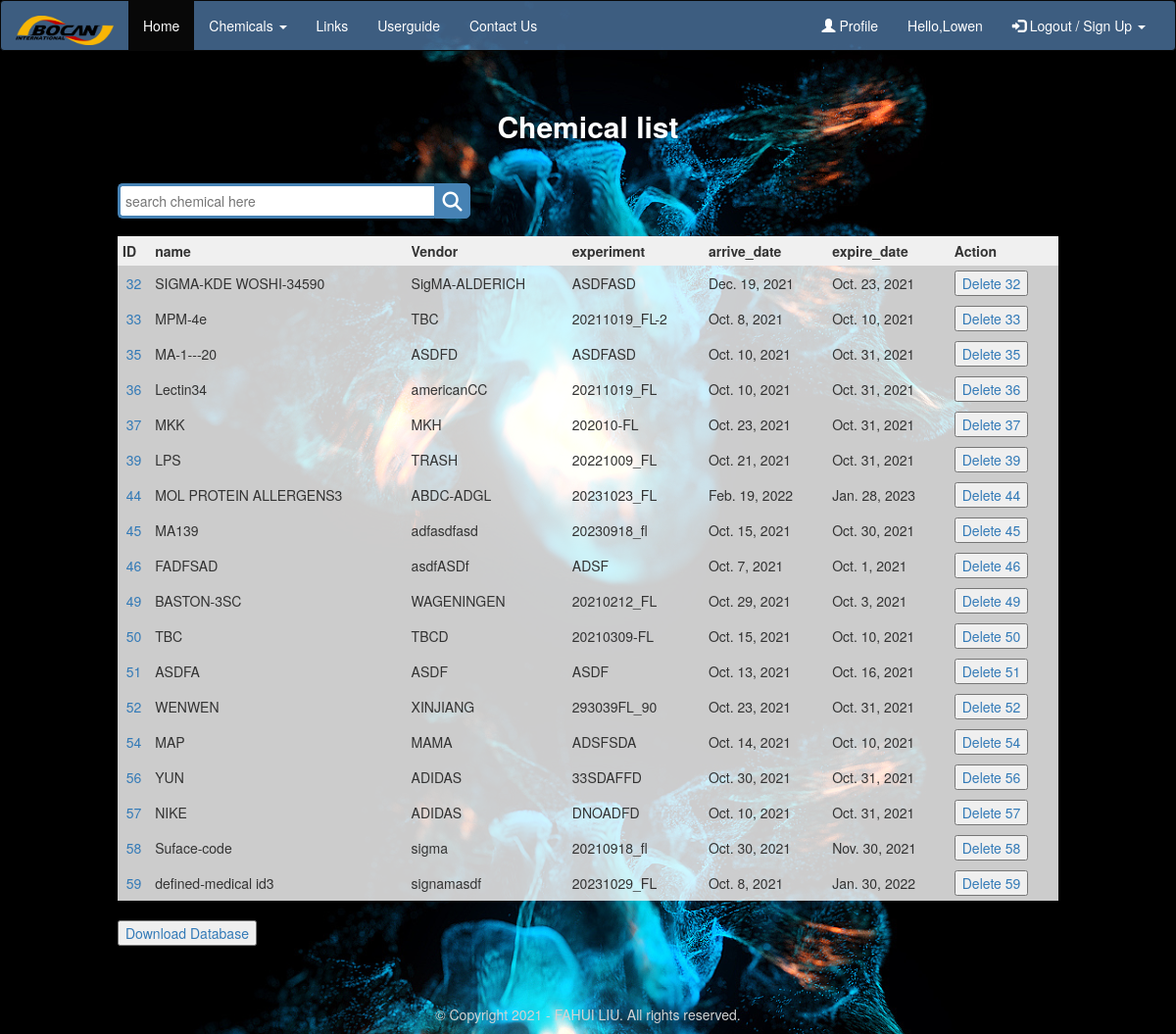
Page /home/ (signed in) on the committed database.
### chemicals/models.py (models this page shows, shortened)
class User(AbstractUser):
    def __str__(self):
        return self.username

class chemicals(models.Model):
    name = models.CharField(max_length=20)
    vender = models.CharField(max_length=20)
    experiment = models.CharField(max_length=15)
    arrive_date = models.DateField()
    expire_date = models.DateField()

### chemicals/views.py (the view)
# urls.py: path('home/', views.home_page,name='home'),
@login_required(login_url='login')
def home_page(request):
    chemical = chemicals.objects.all()
    context = {'chemical':chemical}
    return render(request,'chemicals/home_page.html',context)

### chemicals/templates/chemicals/home_page.html (shortened to what this page needs)
<!DOCTYPE html>
<html lang="en">
<head>
    <link rel="stylesheet" href="https://maxcdn.bootstrapcdn.com/bootstrap/3.3.7/css/bootstrap.min.css">
    <link rel="stylesheet" href="/static/css/searchbar.css">
</head>
<body>
<div class="navbar navbar-inverse" style = 'background-color: rgba(122,186,255,0.5);position: sticky;top: 0'>
        <div class="container-fluid">
            <div class="row">
                <div class="col-lg-12">
                    <div class="navbar-header">
                        <a href="/start/" class="navbar-brand">
                            <image src="/static/images/keilogo.png" width="100" height="30"></image>
                        </a>
                    </div>
                    <div class="navbar-collapse collapse" id="mobile_menu">
                        <ul class="nav navbar-nav" >
                            <li class="active"><a href="/start/">Home</a></li>
                            <li><a href="#" class="dropdown-toggle" data-toggle="dropdown" style="color: #fefefe" onMouseOver="this.style.color='skyblue'"
                                   onMouseOut="this.style.color='#fefefe'">Chemicals <span class="caret"></span></a>
                            </li>
                            <li><a href="https://ke-instruments.com/"
                                   style="color: #fefefe" onMouseOver="this.style.color='skyblue'"
                                   onMouseOut="this.style.color='#fefefe'" target="_blank">Links</a></li>
                            <li><a href="#" style="color: #fefefe" onMouseOver="this.style.color='skyblue'"
                                   onMouseOut="this.style.color='#fefefe'">Userguide</a></li>
                            <li><a href="#" style="color: #fefefe" onMouseOver="this.style.color='skyblue'"
                                   onMouseOut="this.style.color='#fefefe'">Contact Us</a></li>
                        </ul>
                        <ul class="nav navbar-nav navbar-right">
                            <li><a href="#" style="color: #fefefe" onMouseOver="this.style.color='skyblue'"
                                   onMouseOut="this.style.color='#fefefe'"><span class="glyphicon glyphicon-user"></span> Profile</a></li>
                            <li><a href="#" style="color: #fefefe" onMouseOver="this.style.color='skyblue'"
                                   onMouseOut="this.style.color='#fefefe'">Hello,{{request.user}}</a></li>
                            <li><a href="#" class="dropdown-toggle" data-toggle="dropdown" style="color: #fefefe" onMouseOver="this.style.color='skyblue'"
                                   onMouseOut="this.style.color='#fefefe'"><span class="glyphicon glyphicon-log-in"></span> Logout / Sign Up <span class="caret"></span></a>
                            </li>
                        </ul>
                    </div>
                </div>
            </div>
        </div>
    </div>
<h3 align="center" style="color: white;padding-top: 40px;font-size: 30px;padding-bottom: 50px">
    <strong>  Chemical list  </strong></h3>
<form class="wrap" method="post" action="/searched/">
   <div class="search">
      <input type="search" class="searchTerm" placeholder="search chemical here" name="searched" >
      <button type="submit" class="searchButton">
        <i class="fas fa-search"></i>
     </button>
   </div>
</form>
<table class="demo">
	<thead>
	<tr>
		<th>ID</th>
		<th>name</th>
		<th>Vendor</th>
		<th>experiment</th>
		<th>arrive_date</th>
		<th>expire_date</th>
		<th>Action</th>
	</tr>
	</thead>
	<tbody>
	{% for chemical in chemical %}
	<tr>
		<td style="text-align:center">
			<a href="/detail/{{chemical.id}}" >{{chemical.id}} </a></td>
		<td>{{chemical.name}}</td>
		<td>{{chemical.vender}}</td>
		<td>{{chemical.experiment}}</td>
		<td>{{chemical.arrive_date}}</td>
		<td>{{chemical.expire_date}}</td>
		<td><button>
			<a href="/delete/{{chemical.id}}" style="text-decoration: none"
			   onclick="return confirm('Are you sure to DELETE this item?')" >
				Delete {{chemical.id}}
			</a></button>
        </td>
	</tr>
	{% endfor %}
	</tbody>
</table>
 <br>
    <div class="buttondownload">
          <button> <a href="/downloadcsv/">Download Database</a></button>
    </div>
    <br>
<br>
<br>
</body>
    <div class="row">
		<div class="col-md-12 copy">
			<p class="text-center" style="color: lightgrey">&copy; Copyright 2021 - FAHUI LIU.  All rights reserved.</p>
		</div>
	</div>
</html>

### chemicals/static/css/searchbar.css (style rules this page uses)
.search { width: 100%; position: relative; display: flex; }
.searchTerm { width: 100%; border: 3px solid steelblue; border-right: none; padding: 5px; height: 36px; border-radius: 5px 0 0 5px; outline: none; color: #9DBFAF; }
.searchButton { width: 40px; height: 36px; border: 1px solid steelblue; background: steelblue; text-align: center; color: #fff; border-radius: 0 5px 5px 0; cursor: pointer; font-size: 20px; }
.wrap { width: 30%; position: relative; top: 20%; left: 25%; transform: translate(-50%, -50%); }

### chemicals/templates/chemicals/home_page.html (style rules this page uses)
.demo { background-color: rgba(255,255,255,0.8); width: 80%; padding:5px; margin-left: auto; margin-right: auto; }
.demo th { padding:5px; background:#F0F0F0; }
.demo td { padding:5px; }
body { background-image: url('/static/images/bg-enterchemical.png'); background-repeat: repeat-y; background-size: 100%; }
.buttondownload { padding-left: 10%; }

### rows in the picture
User: user "Lowen"
chemicals: id "32", name "SIGMA-KDE WOSHI-34590", vender "SigMA-ALDERICH", experiment "ASDFASD", arrive_date "Dec. 19, 2021", expire_date "Oct. 23, 2021"
chemicals: id "33", name "MPM-4e", vender "TBC", experiment "20211019_FL-2", arrive_date "Oct. 8, 2021", expire_date "Oct. 10, 2021"
chemicals: id "35", name "MA-1---20", vender "ASDFD", experiment "ASDFASD", arrive_date "Oct. 10, 2021", expire_date "Oct. 31, 2021"
chemicals: id "36", name "Lectin34", vender "americanCC", experiment "20211019_FL", arrive_date "Oct. 10, 2021", expire_date "Oct. 31, 2021"
chemicals: id "37", name "MKK", vender "MKH", experiment "202010-FL", arrive_date "Oct. 23, 2021", expire_date "Oct. 31, 2021"
chemicals: id "39", name "LPS", vender "TRASH", experiment "20221009_FL", arrive_date "Oct. 21, 2021", expire_date "Oct. 31, 2021"
chemicals: id "44", name "MOL PROTEIN ALLERGENS3", vender "ABDC-ADGL", experiment "20231023_FL", arrive_date "Feb. 19, 2022", expire_date "Jan. 28, 2023"
chemicals: id "45", name "MA139", vender "adfasdfasd", experiment "20230918_fl", arrive_date "Oct. 15, 2021", expire_date "Oct. 30, 2021"
chemicals: id "46", name "FADFSAD", vender "asdfASDf", experiment "ADSF", arrive_date "Oct. 7, 2021", expire_date "Oct. 1, 2021"
chemicals: id "49", name "BASTON-3SC", vender "WAGENINGEN", experiment "20210212_FL", arrive_date "Oct. 29, 2021", expire_date "Oct. 3, 2021"
chemicals: id "50", name "TBC", vender "TBCD", experiment "20210309-FL", arrive_date "Oct. 15, 2021", expire_date "Oct. 10, 2021"
chemicals: id "51", name "ASDFA", vender "ASDF", experiment "ASDF", arrive_date "Oct. 13, 2021", expire_date "Oct. 16, 2021"
chemicals: id "52", name "WENWEN", vender "XINJIANG", experiment "293039FL_90", arrive_date "Oct. 23, 2021", expire_date "Oct. 31, 2021"
chemicals: id "54", name "MAP", vender "MAMA", experiment "ADSFSDA", arrive_date "Oct. 14, 2021", expire_date "Oct. 10, 2021"
chemicals: id "56", name "YUN", vender "ADIDAS", experiment "33SDAFFD", arrive_date "Oct. 30, 2021", expire_date "Oct. 31, 2021"
chemicals: id "57", name "NIKE", vender "ADIDAS", experiment "DNOADFD", arrive_date "Oct. 10, 2021", expire_date "Oct. 31, 2021"
chemicals: id "58", name "Suface-code", vender "sigma", experiment "20210918_fl", arrive_date "Oct. 30, 2021", expire_date "Nov. 30, 2021"
chemicals: id "59", name "defined-medical id3", vender "signamasdf", experiment "20231029_FL", arrive_date "Oct. 8, 2021", expire_date "Jan. 30, 2022"
